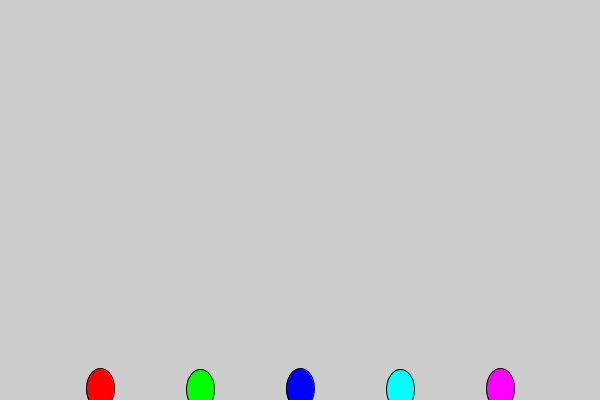
Frame 1 (no input)
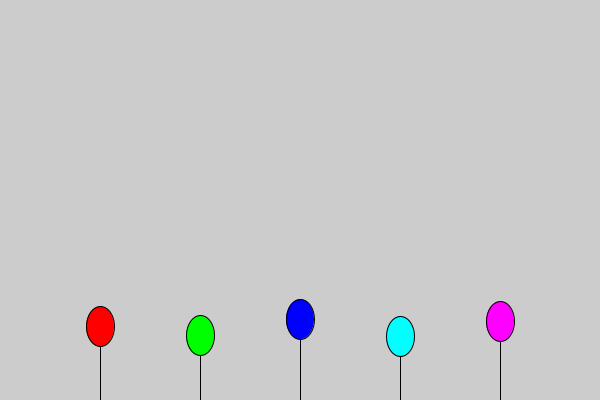
Frame 60 (the mouse pressed at the canvas centre just before this capture)
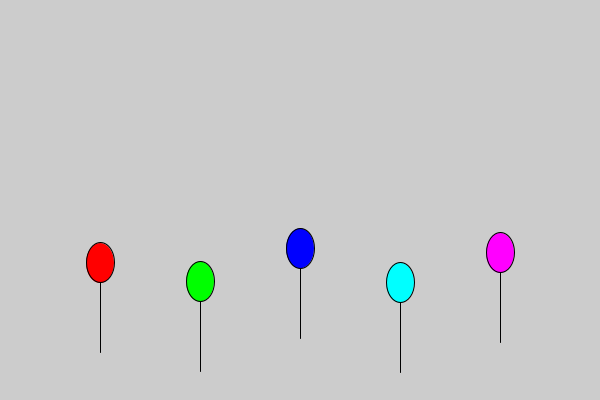
Frame 120 (the mouse held since frame 60 and released just before this capture)

The Processing sketch that drew these frames (run headless with seeded random() and noise(); from frame 60 on, the mouse is pressed at the canvas centre):

// Processing sketch: processing_145129
// ── processing_145129.pde

float speedR, speedG, speedB, speedC, speedP;

void setup() {  //runs once on start
  size(600, 400);
  speedR=random(.8,1.2);
  speedG=random(.8,1.2);
  speedB=random(.8,1.2);
  speedC=random(.8,1.2);
  speedP=random(.8,1.2);
} 

void draw() {  //Loop Continuously
  background(#CCCCCC);
  drawBalloon(#FF0000,0,speedR);
  drawBalloon(#00FF00,100,speedG);
  drawBalloon(#0000FF,200,speedB);
  drawBalloon(#00FFFF,300,speedC);
  drawBalloon(#FF00FF,400,speedP);
}

void drawBalloon(color c, int xStart, float speed){  //runs when called
  resetMatrix();
  translate(xStart, -frameCount*speed);
  if (frameCount*speed >= 400-32) {  // stops loop for photo finish when winner finishes
      noLoop();  
  }
  fill(c);
  ellipse(100, 390, 28, 40);
  line(100, 410, 100, 480);
}
